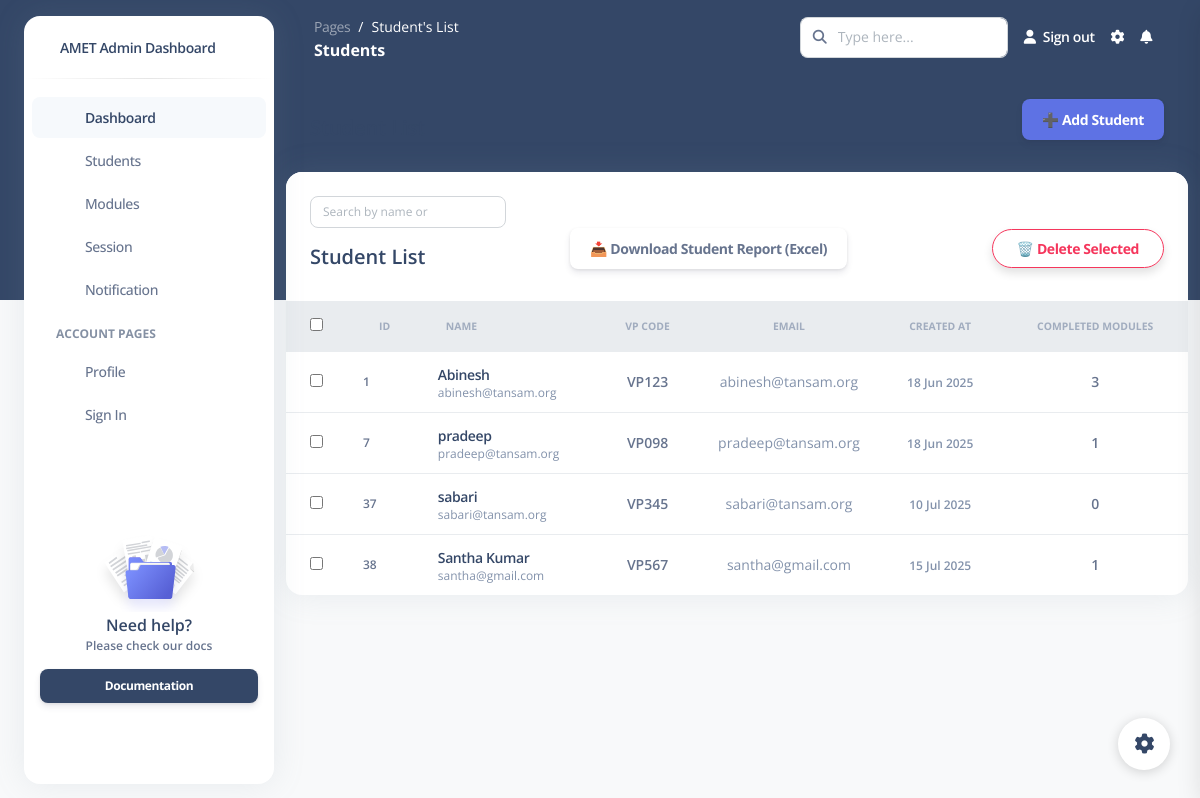
/students/, run on an earlier commit of the app's database.
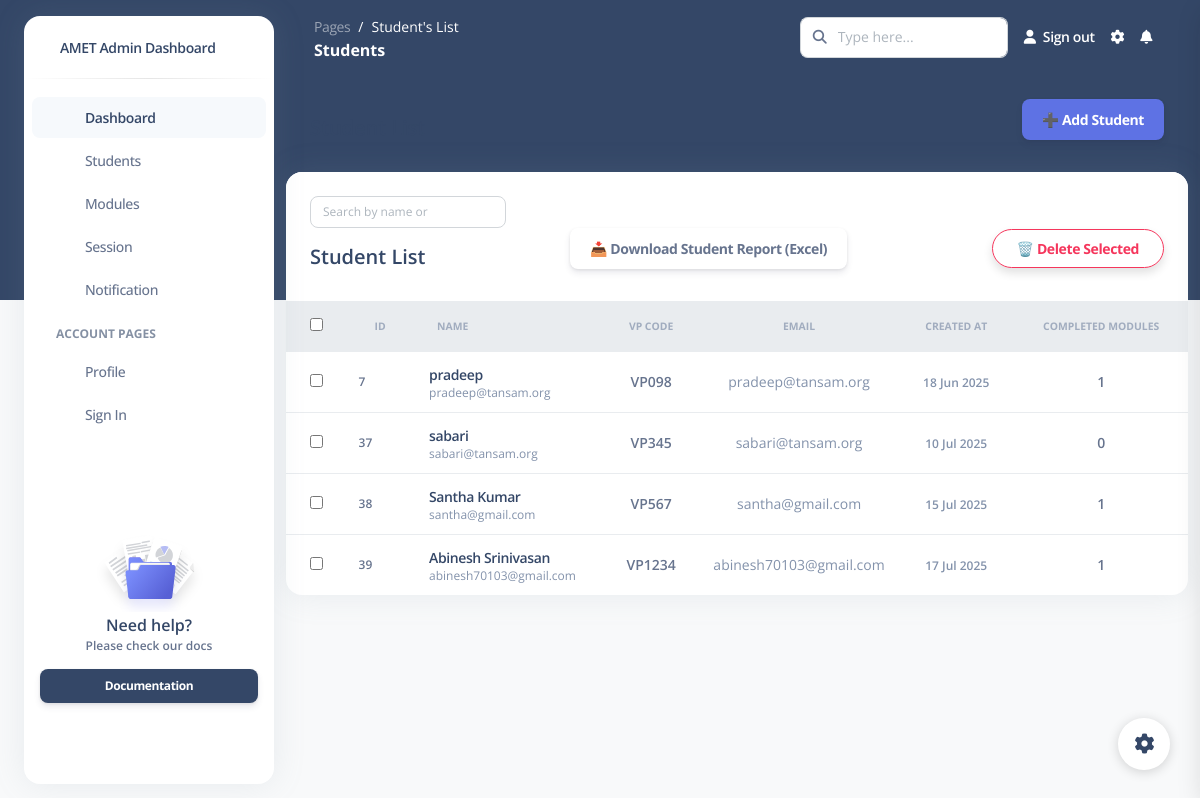
And on a later commit of the database.
### students/models.py (models this page shows, shortened)
class Student(models.Model):
    name = models.CharField(max_length=100)
    degree = models.ForeignKey(Degree, on_delete=models.SET_NULL, null=True, blank=True)
    department = models.ForeignKey(Department, on_delete=models.SET_NULL, null=True, blank=True,default=1)
    section = models.ForeignKey(Section, on_delete=models.SET_NULL, null=True, blank=True)
    email = models.EmailField(unique=True, null=True, blank=True)
    vp_code = models.CharField(max_length=20, unique=True)
    created_at = models.DateTimeField(default=timezone.now)

### students/views.py (the view)
# urls.py: path('students/', student_profile, name='student_profile'),
def student_profile(request):
    students = Student.objects.all()
    for student in students:
        student.completed_modules_count = student.session_set.filter(
            progress=100,
            check_out__isnull=False
        ).values('module_id').distinct().count()
    return render(request, 'student_profile.html', {'students': students})

### students/templates/student_profile.html (shortened to what the changed rows need)
{% load static %}
<!DOCTYPE html>
<html lang="en">
<head>
  <link href="https://demos.creative-tim.com/argon-dashboard-pro/assets/css/nucleo-icons.css" rel="stylesheet" />
  <link href="https://demos.creative-tim.com/argon-dashboard-pro/assets/css/nucleo-svg.css" rel="stylesheet" />
  <link id="pagestyle" href="{% static 'css/argon-dashboard.css' %}" rel="stylesheet" />
</head>
<body class="g-sidenav-show   bg-gray-100">
  <main class="main-content position-relative border-radius-lg ">
    <div class="container-fluid py-4">
<div class="row">
  <div class="col-12">
    <div class="card mb-4">
  <form method="POST" action="{% url 'bulk_delete_students'  %}">
  <div class="table-responsive p-0">
    <table class="table align-items-center mb-0">
  <thead class="bg-light">
    <tr>
      <th class="ps-4"><input type="checkbox" id="select-all" /></th>
      <th class="text-uppercase text-secondary text-xxs font-weight-bolder opacity-7">ID</th>
      <th class="text-uppercase text-secondary text-xxs font-weight-bolder opacity-7">Name</th>
      <th class="text-uppercase text-secondary text-xxs font-weight-bolder opacity-7 text-center">VP Code</th>
      <th class="text-uppercase text-secondary text-xxs font-weight-bolder opacity-7 text-center">Email</th>
      <th class="text-uppercase text-secondary text-xxs font-weight-bolder opacity-7 text-center">Created At</th>
      <th class="text-uppercase text-secondary text-xxs font-weight-bolder opacity-7 text-center">Completed Modules</th>
    </tr>
  </thead>
  <tbody>
    {% for student in students %}
    <tr>
      <td class="ps-4">
        <input type="checkbox" name="selected_ids" value="{{ student.id }}">
      </td>
      <td><p class="text-xs font-weight-bold mb-0">{{ student.id }}</p></td>
      <td>
        <div class="d-flex px-2 py-1 align-items-center">
          <div class="d-flex flex-column justify-content-center">
            <h6 class="mb-0 text-sm">
              <a href="{% url 'edit_student' student.id %}">{{ student.name }}</a>
            </h6>
            <p class="text-xs text-secondary mb-0">{{ student.email }}</p>
          </div>
        </div>
      </td>
      <td class="text-center"><p class="text-sm font-weight-bold mb-0">{{ student.vp_code }}</p></td>
      <td class="text-center"><p class="text-sm text-secondary mb-0">{{ student.email }}</p></td>
      <td class="text-center">
        <span class="text-xs text-secondary font-weight-bold">{{ student.created_at|date:"d M Y" }}</span>
      </td>
      <td class="text-center">
        <p class="text-sm font-weight-bold mb-0">{{ student.completed_modules_count }}</p>
      </td>
    </tr>
    {% empty %}
    <tr>
      <td colspan="8" class="text-center py-4"><p class="text-muted mb-0">No students found.</p></td>
    </tr>
    {% endfor %}
  </tbody>
</table>
  </div>
</form>
    </div>
  </div>
</div>
    </div>
  </main>
</body>
</html>

What changed in the data, as far as the page shows it:
removed Student: id "1", name "Abinesh", email "abinesh@tansam.org", vp_code "VP123", created_at "18 Jun 2025", completed_modules_count "3"
added Student: id "39", name "Abinesh Srinivasan", email "abinesh70103@gmail.com", vp_code "VP1234", created_at "17 Jul 2025", completed_modules_count "1"
